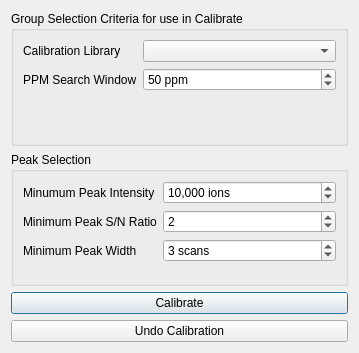
<?xml version="1.0" encoding="UTF-8"?>
<ui version="4.0">
 <class>CalibrateDialog</class>
 <widget class="QDialog" name="CalibrateDialog">
  <property name="geometry">
   <rect>
    <x>0</x>
    <y>0</y>
    <width>359</width>
    <height>353</height>
   </rect>
  </property>
  <property name="windowTitle">
   <string>Calibrate Options</string>
  </property>
  <layout class="QGridLayout" name="gridLayout">
   <item row="1" column="1">
    <widget class="QGroupBox" name="groupBox_2">
     <property name="title">
      <string>Peak Selection</string>
     </property>
     <layout class="QFormLayout" name="formLayout_2">
      <property name="fieldGrowthPolicy">
       <enum>QFormLayout::AllNonFixedFieldsGrow</enum>
      </property>
      <item row="1" column="0">
       <widget class="QLabel" name="label">
        <property name="text">
         <string>Minumum Peak Intensity</string>
        </property>
       </widget>
      </item>
      <item row="1" column="1">
       <widget class="QDoubleSpinBox" name="minGroupIntensity">
        <property name="showGroupSeparator" stdset="0">
         <bool>true</bool>
        </property>
        <property name="suffix">
         <string> ions</string>
        </property>
        <property name="decimals">
         <number>0</number>
        </property>
        <property name="minimum">
         <double>0.000000000000000</double>
        </property>
        <property name="maximum">
         <double>1000000000.000000000000000</double>
        </property>
        <property name="singleStep">
         <double>1000.000000000000000</double>
        </property>
        <property name="value">
         <double>10000.000000000000000</double>
        </property>
       </widget>
      </item>
      <item row="3" column="0">
       <widget class="QLabel" name="label_5">
        <property name="text">
         <string>Minimum Peak S/N Ratio</string>
        </property>
       </widget>
      </item>
      <item row="3" column="1">
       <widget class="QSpinBox" name="minSN">
        <property name="maximum">
         <number>999999999</number>
        </property>
        <property name="singleStep">
         <number>1</number>
        </property>
        <property name="value">
         <number>2</number>
        </property>
       </widget>
      </item>
      <item row="4" column="0">
       <widget class="QLabel" name="label_6">
        <property name="text">
         <string>Minimum Peak Width</string>
        </property>
       </widget>
      </item>
      <item row="4" column="1">
       <widget class="QSpinBox" name="minPeakWidth">
        <property name="suffix">
         <string> scans</string>
        </property>
        <property name="maximum">
         <number>999999999</number>
        </property>
        <property name="value">
         <number>3</number>
        </property>
       </widget>
      </item>
     </layout>
    </widget>
   </item>
   <item row="0" column="1">
    <widget class="QGroupBox" name="groupBox">
     <property name="title">
      <string>Group Selection Criteria for use in Calibrate</string>
     </property>
     <layout class="QFormLayout" name="formLayout">
      <property name="fieldGrowthPolicy">
       <enum>QFormLayout::AllNonFixedFieldsGrow</enum>
      </property>
      <item row="1" column="0">
       <widget class="QLabel" name="label_7">
        <property name="text">
         <string>Calibration Library</string>
        </property>
       </widget>
      </item>
      <item row="1" column="1">
       <widget class="QComboBox" name="compoundDatabase"/>
      </item>
      <item row="2" column="0">
       <widget class="QLabel" name="label_4">
        <property name="text">
         <string>PPM Search Window</string>
        </property>
       </widget>
      </item>
      <item row="2" column="1">
       <widget class="QSpinBox" name="ppmSearch">
        <property name="suffix">
         <string> ppm</string>
        </property>
        <property name="minimum">
         <number>1</number>
        </property>
        <property name="maximum">
         <number>999999999</number>
        </property>
        <property name="value">
         <number>50</number>
        </property>
       </widget>
      </item>
     </layout>
    </widget>
   </item>
   <item row="2" column="1">
    <widget class="QPushButton" name="calibrateButton">
     <property name="text">
      <string>Calibrate</string>
     </property>
    </widget>
   </item>
   <item row="3" column="1">
    <widget class="QPushButton" name="undoCalibrationButton">
     <property name="text">
      <string>Undo Calibration</string>
     </property>
    </widget>
   </item>
  </layout>
 </widget>
 <resources/>
 <connections/>
</ui>
